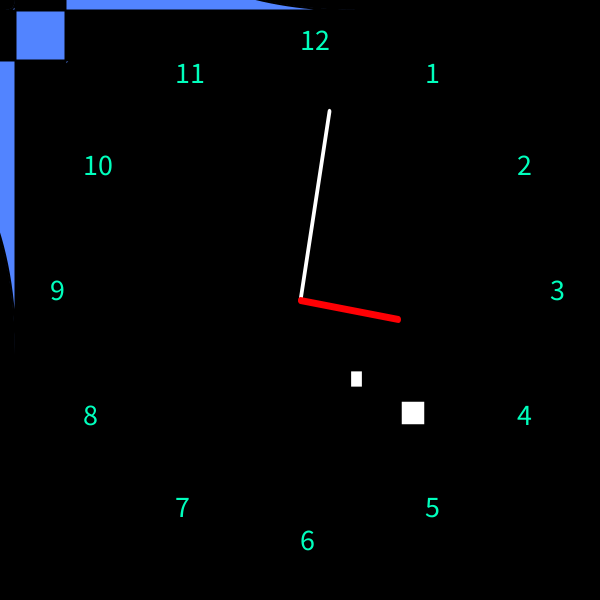
Frame 1 (no input)
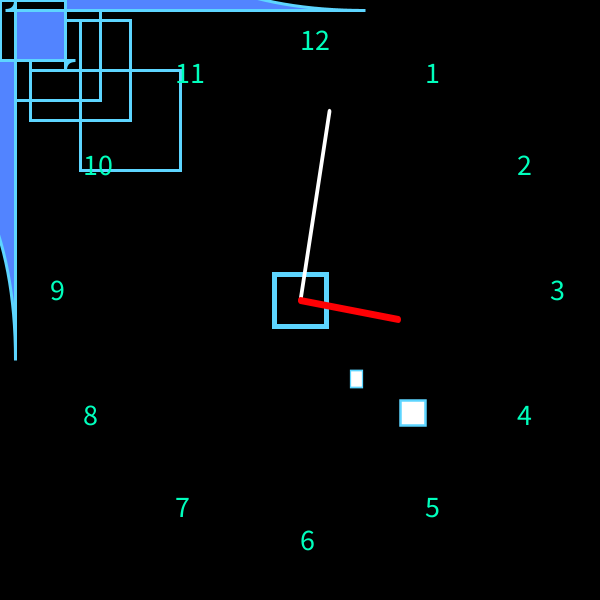
Frame 60 (the mouse pressed at the canvas centre just before this capture)
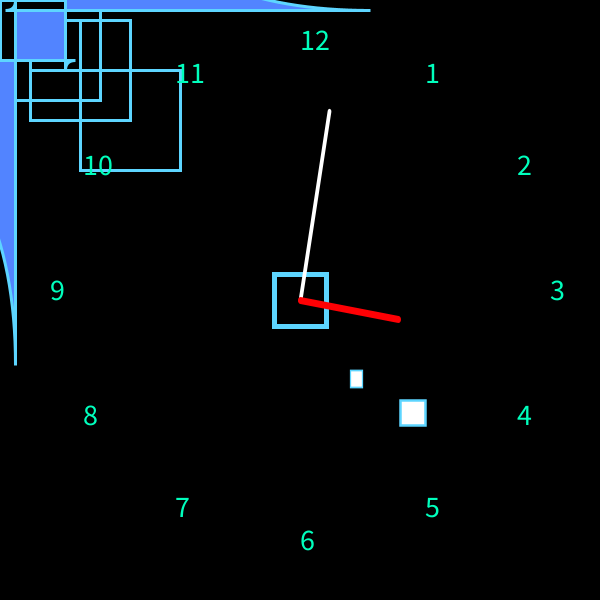
Frame 120 (the mouse held since frame 60 and released just before this capture)

The Processing sketch that drew these frames (run headless with seeded random() and noise(); from frame 60 on, the mouse is pressed at the canvas centre):

// Processing sketch: processing_144433
// ── processing_144433.pde

// Konkuk University
// Department of Dynamic Media
// SOS iDesign
// Name: KIM SungUk
// ID: 201420068

float x,y;
void draw(){
  background(0);
  drawClock();
  println(mouseX + " : " + mouseY);
}

void setup(){
 size(600,600);
  smooth();
  strokeWeight(2);
  textSize(30);
  x = width/2;
  y = height/2; 
}
void drawClock(){
  noFill();
  rect(0, 0, 100, 100);  
  translate(30, 20);     
  rect(0, 0, 100, 100);  
  translate(50,50);     
                               
  rect(0,0,100,100);     
  translate(-80,-70);   
  
  pushMatrix();           
                             
  translate(30, 20); 
  fill(0);  
  rect(0, 0, 50, 50);      
  popMatrix(); 

  fill(#5284FF);  
  rect(15, 10, 50, 50, -10, -50-5*second(), -10, -50-5*second());  
                              
  
  fill(255);
  drawNumber();
  
  float m_angle = map(minute(),0,59,0,TWO_PI);
  pushMatrix();

  rotate(m_angle);
  strokeWeight(15);
  stroke(255);
  line(0,0,0,-550);
  popMatrix();
   
  float h_angle = map(hour(),0,11,0,TWO_PI);
  pushMatrix();
  rotate(h_angle);
  strokeWeight(20);
  stroke(#FF0004);
  line(0,0,0,-400);
  popMatrix();
    strokeWeight(3);
    stroke(#5DD5FF);
}
void drawNumber(){
  float r = 250;
  float inc = TWO_PI/12;
  for (int i=1; i<=12; i++){
    float xn = x+cos(i*inc - HALF_PI)* r;
    float yn = y+sin(i*inc - HALF_PI)* r;
    fill(#00FFBD);
    text(i,xn,yn);
 }

 strokeWeight(5);
 noFill();
 

  translate(width/2, height/2);  
  rect(-26, -26, 52, 52);    
  fill(255);   
    

  fill(255);
  scale(0.5);  
  rect(200, 200, 50, 50);                                
  scale(0.5,0.7);                        
  rect(200, 200, 50, 50); 
//

  }
